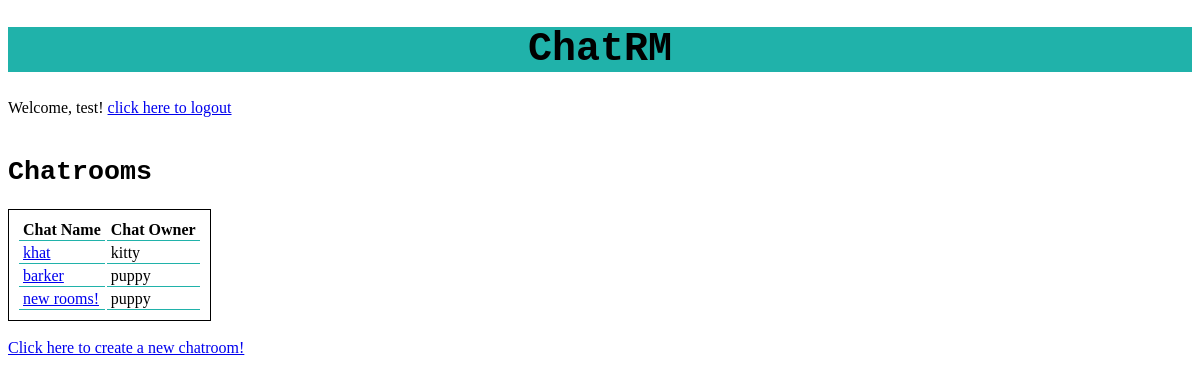
The app's page /chatrooms (signed in) with its own data.
### models.py (models this page shows, shortened)
class User(db.Model):
    user_id = db.Column(db.Integer, primary_key=True)
    user_name = db.Column(db.String(50), nullable=False)
    user_phash = db.Column(db.String(128), nullable=False)
    messages = db.relationship('Message', backref='author')
    chatrooms = db.relationship('Chatroom',backref='creator')

class Chatroom(db.Model):
    chat_id = db.Column(db.Integer, primary_key=True)
    chat_name = db.Column(db.String(50), nullable=False)
    fk_user_id = db.Column(db.Integer, db.ForeignKey('user.user_id'))
    chat_messages = db.relationship('Message', backref='chat_room')

### chat.py (the view)
@app.route('/chatrooms', methods=['GET', 'POST'])
def main_chat():
    if g.user is None:
        return redirect(url_for('login'))
    chat_arr = None
    chat_arr = db.session.query(User).join(Chatroom.creator).with_entities(User.user_name, Chatroom.chat_id, Chatroom.chat_name).first()
    chats_available = None
    if chat_arr is None:
        chats_available = 1
    else:
        chat_arr = db.session.query(User).join(Chatroom.creator).with_entities(User.user_name, Chatroom.chat_id, Chatroom.chat_name).all()
    return render_template('chatrooms.html', username=g.user.user_name, chat_arr=chat_arr, chats_available=chats_available)

### chat.py (called while the page is built)
@app.before_request
def before_request():
    g.user = None
    if 'user_id' in session:
        g.user = User.query.filter_by(user_id=session['user_id']).first()

### templates/chatrooms.html (shortened to what this page needs)
{% extends "layout.html" %}
{% block body %}
        <h2>Chatrooms</h2>
        {% if chats_available == 1 %}
          There are no chats available at this time<br>
        {% else %}
          <table>
            <tr>
              <th>Chat Name</th>
              <th>Chat Owner</th>
            </tr>
            {% for chat_row in chat_arr %}
              <tr>
                <td><a href="{{ url_for('chat_room', chat_id=chat_row.chat_id) }}">{{ chat_row.chat_name }}</a></td>
                <td>{{ chat_row.user_name }}</td>
              </tr>
            {% endfor %}
          </table>
        {% endif %}
        <br>
        <a href="{{ url_for('new_chat') }}">Click here to create a new chatroom!</a>
{% endblock %}

### templates/layout.html (shortened to what this page needs)
<!DOCTYPE html>
<html>
	<head>
		<link rel="stylesheet" href="{{ url_for('static', filename='chat_style.css') }}">
	</head>
	<body>
        <h1>ChatRM</h1>
		{% if username %}
			Welcome, {{ username }}! <a href="{{ url_for('logout') }}">click here to logout</a>
			<br />
			<br />
		{% endif %}
		<div class="body">
			{% block body %}{% endblock %}
		</div>
	</body>
</html>

### static/chat_style.css (style rules this page uses)
h1 { font-family: 'Courier New', Courier, monospace; font-size: 30pt; background-color: lightseagreen; text-align: center; }
h2 { font-family: 'Courier New', Courier, monospace; font-size: 20pt; }
table { border: 1pt solid black; padding: 0.5em; }
th, td { padding-left: 0.25em; padding-right: 0.25em; border-bottom: 1pt solid lightseagreen; }

### records on screen
User: user_name "test"
Chatroom: chat_name "khat", user_name "kitty"
Chatroom: chat_name "barker", user_name "puppy"
Chatroom: chat_name "new rooms!", user_name "puppy"
